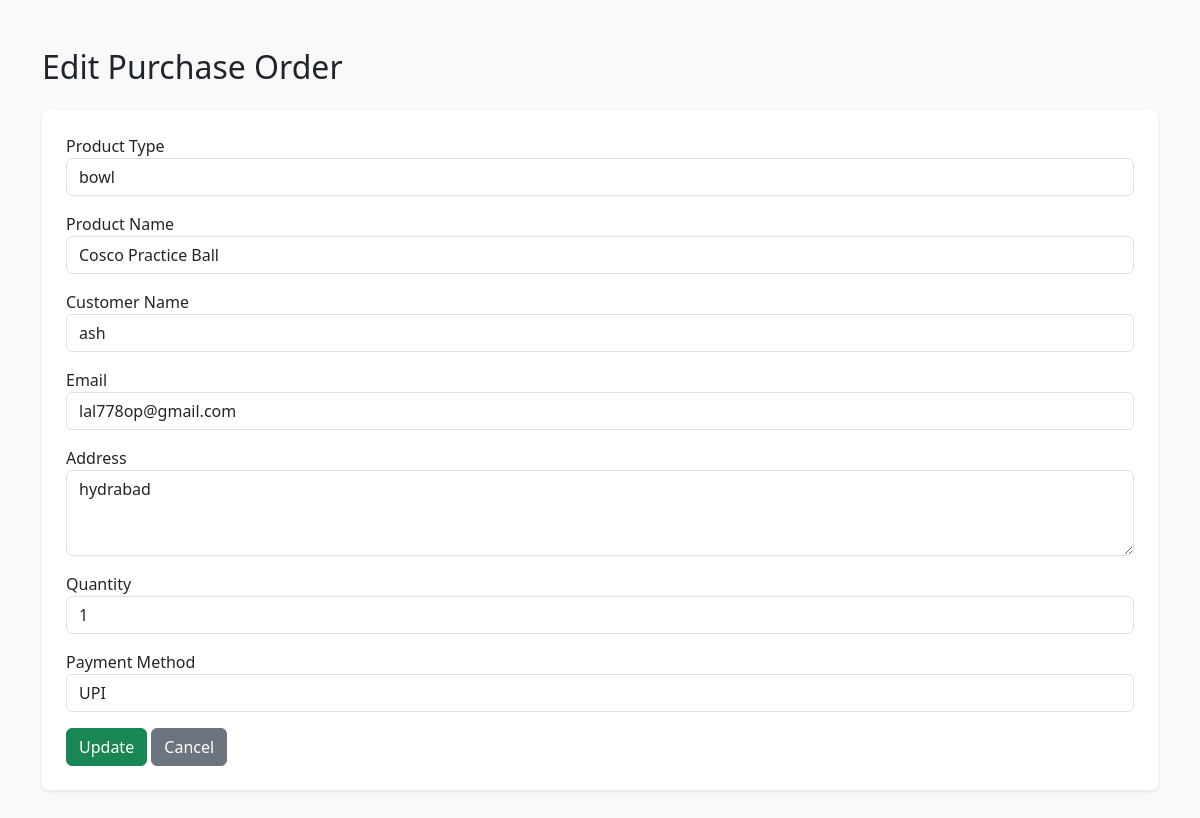
Screenshot of /edit_purchase/4 with the database file from the repository.
### tables this page shows
CREATE TABLE purchases (
                    id INTEGER PRIMARY KEY AUTOINCREMENT,
                    product_type TEXT NOT NULL,
                    product_name TEXT NOT NULL,
                    customer_name TEXT NOT NULL,
                    email TEXT NOT NULL,
                    address TEXT NOT NULL,
                    quantity INTEGER NOT NULL,
                    payment_mode TEXT NOT NULL
                );

### CricketZone/server.py (the view)
@app.route('/edit_purchase/<int:id>')
def edit_purchase(id):
    conn = sqlite3.connect('back.db')
    c = conn.cursor()
    c.execute("SELECT * FROM purchases WHERE id = ?", (id,))
    purchase = c.fetchone()
    conn.close()
    return render_template('edit_purchase.html', purchase=purchase)

### CricketZone/templates/edit_purchase.html (shortened to what this page needs)
<!DOCTYPE html>
<html lang="en">
<head>
  <link href="https://cdn.jsdelivr.net/npm/bootstrap@5.3.3/dist/css/bootstrap.min.css" rel="stylesheet">
</head>
<body class="bg-light">
<div class="container my-5">
  <h2>Edit Purchase Order</h2>
  <form action="{{ url_for('update_purchase', id=purchase[0]) }}" method="POST" class="mt-4 bg-white p-4 rounded shadow-sm">
    <div class="mb-3">
      <label>Product Type</label>
      <input type="text" name="product_type" class="form-control" value="{{ purchase[1] }}" required>
    </div>
    <div class="mb-3">
      <label>Product Name</label>
      <input type="text" name="product_name" class="form-control" value="{{ purchase[2] }}" required>
    </div>
    <div class="mb-3">
      <label>Customer Name</label>
      <input type="text" name="customer_name" class="form-control" value="{{ purchase[3] }}" required>
    </div>
    <div class="mb-3">
      <label>Email</label>
      <input type="email" name="email" class="form-control" value="{{ purchase[4] }}" required>
    </div>
    <div class="mb-3">
      <label>Address</label>
      <textarea name="address" class="form-control" rows="3" required>{{ purchase[5] }}</textarea>
    </div>
    <div class="mb-3">
      <label>Quantity</label>
      <input type="number" name="quantity" class="form-control" value="{{ purchase[6] }}" required>
    </div>
    <div class="mb-3">
      <label>Payment Method</label>
      <input type="text" name="payment_mode" class="form-control" value="{{ purchase[7] }}" required>
    </div>
    <button type="submit" class="btn btn-success">Update</button>
    <a href="{{ url_for('admin_dashboard') }}" class="btn btn-secondary">Cancel</a>
  </form>
</div>
</body>
</html>

### rows the page displays
purchases: product_type "bowl", product_name "Cosco Practice Ball", customer_name "ash", email "lal778op@gmail.com", address "hydrabad", quantity "1", payment_mode "UPI"
